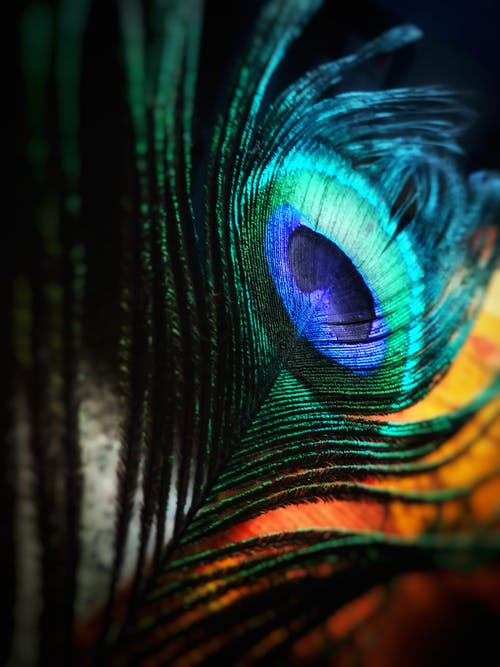
#> input picture assets/img1.jpg, 500 x 667 px
$ python chapter3.py
#> lines starting #> are read from the running program, lines starting #| are printed output that depends on the picture; after the words box and inside, x2 and y2 are one past the last pixel; in counts of white or black regions, pixels touching at a corner belong together
import cv2
import numpy as np

img = cv2.imread('assets/img1.jpg')
#> img is the input picture: shape (667, 500, 3); mean B, G, R 43.8, 49, 34.6
kernel = np.ones((5,5), np.uint8)

imgGray = cv2.cvtColor(img, cv2.COLOR_BGR2GRAY)
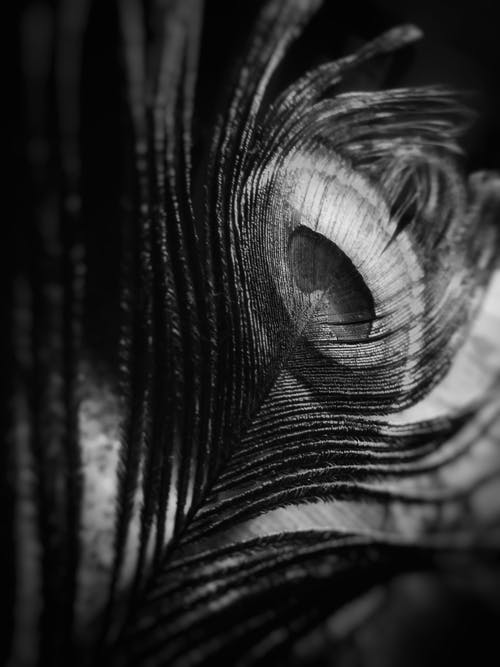
#> imgGray: shape (667, 500); min 0, max 233, mean 44.1
imgBlur = cv2.GaussianBlur(img,(7,7),0) #img, ksize(should be odd, sigmaX=0)

imgCanny = cv2.Canny(img,150,200) #for edge detection
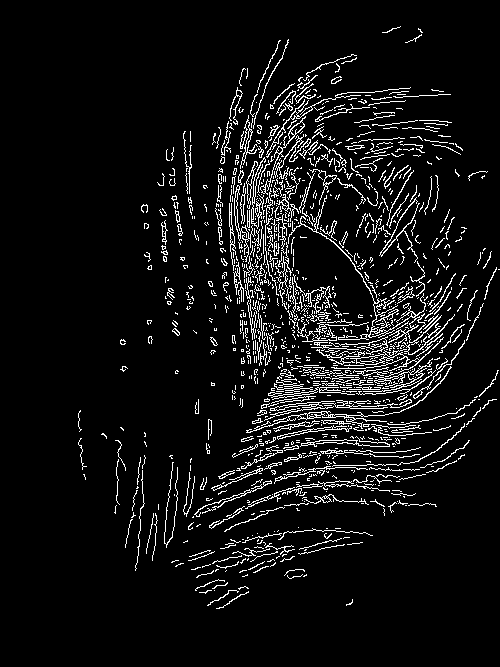
#> imgCanny: shape (667, 500); 6.9% white in thin lines or dots, all inside (x1, y1, x2, y2) = (78, 26, 500, 609)
imgDialation = cv2.dilate(imgCanny,kernel, iterations=5) #for marking edge detection better, making edge thicker
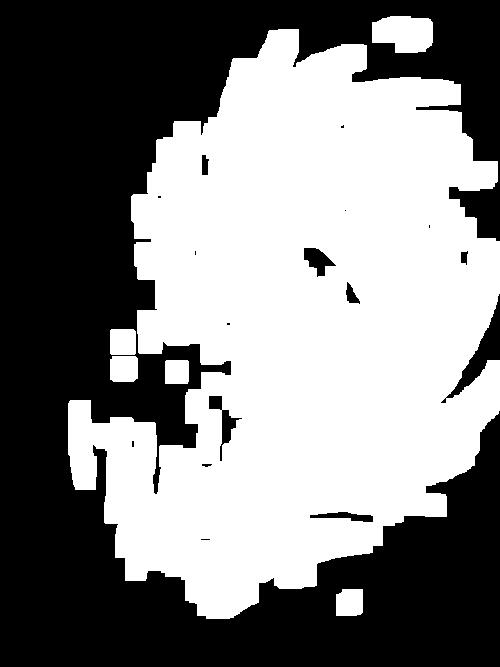
#> imgDialation: shape (667, 500); 50.6% white; 17 black regions (8 under 20 px), largest, box (x1, y1, x2, y2) and area: (0, 0, 500, 667) 161521, (441, 294, 500, 403) 1417, (209, 396, 242, 461) 547
imgEroded = cv2.erode(imgGray,kernel,iterations=1) #for marking edges thinner
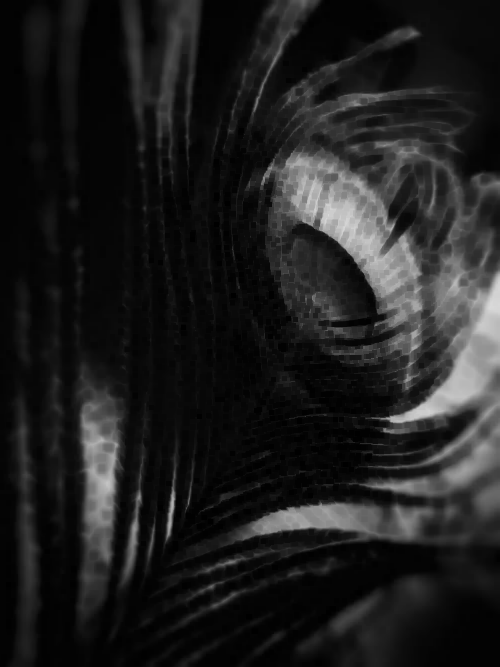
#> imgEroded: shape (667, 500); min 0, max 218, mean 30.7

cv2.imshow('Gray', imgGray)
cv2.imshow('Blur', imgBlur)
cv2.imshow('Edge Detection', imgCanny)
cv2.imshow('Image Dilation', imgDialation)
cv2.imshow('Image Erosion', imgEroded)
cv2.waitKey(0)
